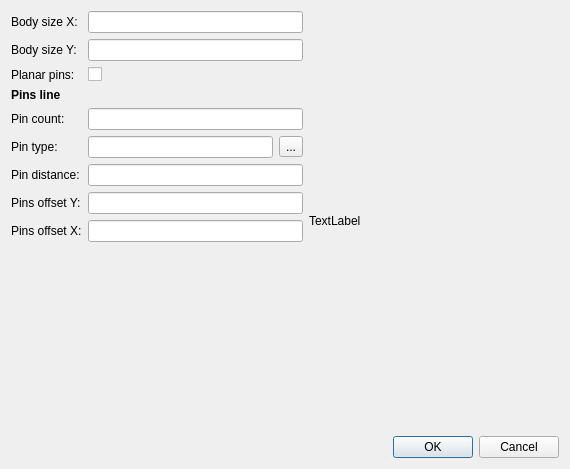
<?xml version="1.0" encoding="UTF-8"?>
<ui version="4.0">
 <class>SdDMasterPartSingleLine</class>
 <widget class="QDialog" name="SdDMasterPartSingleLine">
  <property name="geometry">
   <rect>
    <x>0</x>
    <y>0</y>
    <width>570</width>
    <height>469</height>
   </rect>
  </property>
  <property name="windowTitle">
   <string>Dialog</string>
  </property>
  <layout class="QVBoxLayout" name="verticalLayout">
   <item>
    <layout class="QHBoxLayout" name="horizontalLayout_3">
     <item>
      <layout class="QFormLayout" name="formLayout">
       <item row="0" column="0">
        <widget class="QLabel" name="label">
         <property name="text">
          <string>Body size X:</string>
         </property>
        </widget>
       </item>
       <item row="0" column="1">
        <widget class="QLineEdit" name="mBodySizeX"/>
       </item>
       <item row="1" column="0">
        <widget class="QLabel" name="label_2">
         <property name="text">
          <string>Body size Y:</string>
         </property>
        </widget>
       </item>
       <item row="1" column="1">
        <widget class="QLineEdit" name="mBodySizeY"/>
       </item>
       <item row="2" column="0">
        <widget class="QLabel" name="label_14">
         <property name="text">
          <string>Planar pins:</string>
         </property>
        </widget>
       </item>
       <item row="2" column="1">
        <widget class="QCheckBox" name="mPlanar">
         <property name="text">
          <string/>
         </property>
        </widget>
       </item>
       <item row="3" column="0">
        <widget class="QLabel" name="label_12">
         <property name="font">
          <font>
           <weight>75</weight>
           <bold>true</bold>
          </font>
         </property>
         <property name="text">
          <string>Pins line</string>
         </property>
        </widget>
       </item>
       <item row="4" column="0">
        <widget class="QLabel" name="label_4">
         <property name="text">
          <string>Pin count:</string>
         </property>
        </widget>
       </item>
       <item row="4" column="1">
        <widget class="QLineEdit" name="mPinCount"/>
       </item>
       <item row="5" column="0">
        <widget class="QLabel" name="label_5">
         <property name="text">
          <string>Pin type:</string>
         </property>
        </widget>
       </item>
       <item row="5" column="1">
        <layout class="QHBoxLayout" name="horizontalLayout">
         <item>
          <widget class="QLineEdit" name="mPinType"/>
         </item>
         <item>
          <widget class="QToolButton" name="mPinTypeSelect">
           <property name="text">
            <string>...</string>
           </property>
          </widget>
         </item>
        </layout>
       </item>
       <item row="6" column="0">
        <widget class="QLabel" name="label_6">
         <property name="text">
          <string>Pin distance:</string>
         </property>
        </widget>
       </item>
       <item row="6" column="1">
        <widget class="QLineEdit" name="mPinDistance"/>
       </item>
       <item row="7" column="0">
        <widget class="QLabel" name="label_7">
         <property name="text">
          <string>Pins offset Y:</string>
         </property>
        </widget>
       </item>
       <item row="7" column="1">
        <widget class="QLineEdit" name="mPinOffsetY"/>
       </item>
       <item row="8" column="0">
        <widget class="QLabel" name="label_9">
         <property name="text">
          <string>Pins offset X:</string>
         </property>
        </widget>
       </item>
       <item row="8" column="1">
        <widget class="QLineEdit" name="mPinOffsetX"/>
       </item>
      </layout>
     </item>
     <item>
      <widget class="QLabel" name="mPreview">
       <property name="minimumSize">
        <size>
         <width>250</width>
         <height>250</height>
        </size>
       </property>
       <property name="toolTip">
        <string>Builded part preview</string>
       </property>
       <property name="text">
        <string>TextLabel</string>
       </property>
      </widget>
     </item>
    </layout>
   </item>
   <item>
    <widget class="QDialogButtonBox" name="buttonBox">
     <property name="orientation">
      <enum>Qt::Horizontal</enum>
     </property>
     <property name="standardButtons">
      <set>QDialogButtonBox::Cancel|QDialogButtonBox::Ok</set>
     </property>
    </widget>
   </item>
  </layout>
 </widget>
 <resources/>
 <connections>
  <connection>
   <sender>buttonBox</sender>
   <signal>accepted()</signal>
   <receiver>SdDMasterPartSingleLine</receiver>
   <slot>accept()</slot>
   <hints>
    <hint type="sourcelabel">
     <x>248</x>
     <y>254</y>
    </hint>
    <hint type="destinationlabel">
     <x>157</x>
     <y>274</y>
    </hint>
   </hints>
  </connection>
  <connection>
   <sender>buttonBox</sender>
   <signal>rejected()</signal>
   <receiver>SdDMasterPartSingleLine</receiver>
   <slot>reject()</slot>
   <hints>
    <hint type="sourcelabel">
     <x>316</x>
     <y>260</y>
    </hint>
    <hint type="destinationlabel">
     <x>286</x>
     <y>274</y>
    </hint>
   </hints>
  </connection>
 </connections>
</ui>
